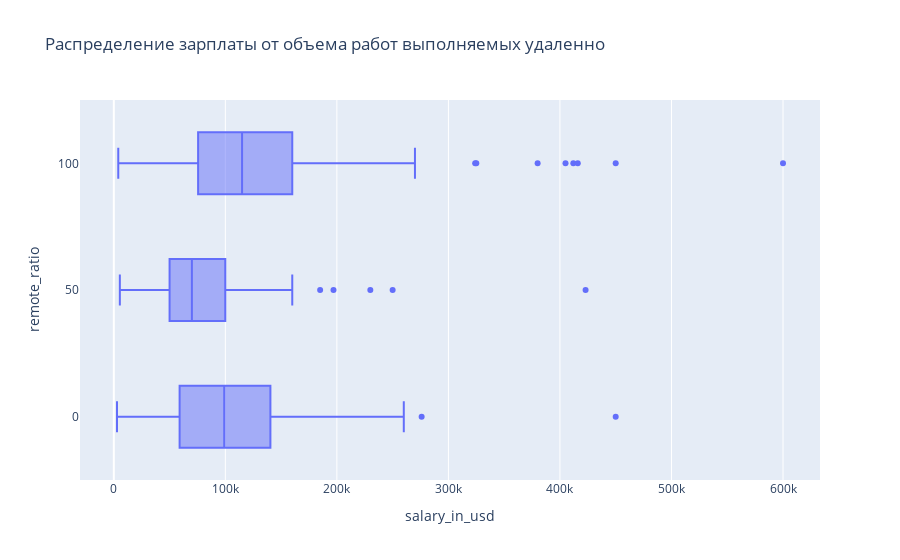

The notebook cell saved with this chart:
### Code cell
fig = px.box(
    data,
    x="salary_in_usd", 
    y="remote_ratio",
    title='Распределение зарплаты от объема работ выполняемых удаленно',
    orientation='h',
);
fig.show()

### Figure 1 — Plotly figure (JSON) as saved in the notebook; plotly's stock layout.template omitted (floating-point values rounded to 4 significant figures; data arrays with more than 128 entries replaced by an {"elided": "..."} marker saying what was removed)
{"data": [{"alignmentgroup": "True", "hovertemplate": "salary_in_usd=%{x}<br>remote_ratio=%{y}<extra></extra>", "legendgroup": "", "marker": {"color": "#636efa"}, "name": "", "notched": false, "offsetgroup": "", "orientation": "h", "showlegend": false, "type": "box", "x": {"elided": "607 int values"}, "x0": " ", "xaxis": "x", "y": {"elided": "607 int values"}, "y0": " ", "yaxis": "y"}], "layout": {"boxmode": "group", "legend": {"tracegroupgap": 0}, "title": {"text": "Распределение зарплаты от объема работ выполняемых удаленно"}, "xaxis": {"anchor": "y", "domain": [0, 1], "title": {"text": "salary_in_usd"}}, "yaxis": {"anchor": "x", "domain": [0, 1], "title": {"text": "remote_ratio"}}}}
